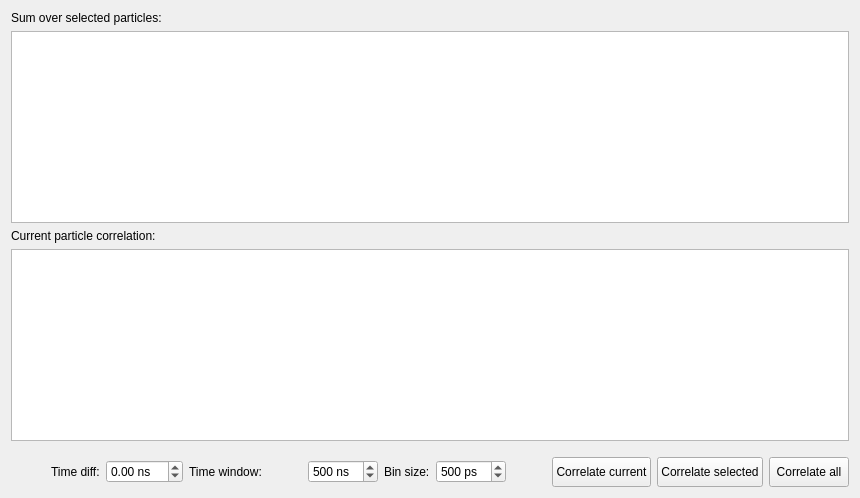
      <widget class="QWidget" name="tabAntibunching">
       <property name="autoFillBackground">
        <bool>true</bool>
       </property>
       <attribute name="icon">
        <iconset resource="../icons.qrc">
         <normaloff>:/icons/icons/antibunching.png</normaloff>:/icons/icons/antibunching.png</iconset>
       </attribute>
       <attribute name="title">
        <string>Antibunching</string>
       </attribute>
       <layout class="QVBoxLayout" name="verticalLayout_25">
        <item>
         <widget class="QLabel" name="label_16">
          <property name="text">
           <string>Sum over selected particles:</string>
          </property>
         </widget>
        </item>
        <item>
         <widget class="PlotWidget" name="pgAntibunching_Sum_PlotWidget"/>
        </item>
        <item>
         <widget class="QLabel" name="label_17">
          <property name="text">
           <string>Current particle correlation:</string>
          </property>
         </widget>
        </item>
        <item>
         <widget class="PlotWidget" name="pgAntibunching_PlotWidget">
          <property name="sizePolicy">
           <sizepolicy hsizetype="Expanding" vsizetype="Expanding">
            <horstretch>0</horstretch>
            <verstretch>0</verstretch>
           </sizepolicy>
          </property>
         </widget>
        </item>
        <item>
         <layout class="QHBoxLayout" name="horizontalLayout_3">
          <property name="topMargin">
           <number>10</number>
          </property>
          <item>
           <spacer name="horizontalSpacer_4">
            <property name="orientation">
             <enum>Qt::Horizontal</enum>
            </property>
            <property name="sizeType">
             <enum>QSizePolicy::Maximum</enum>
            </property>
            <property name="sizeHint" stdset="0">
             <size>
              <width>40</width>
              <height>20</height>
             </size>
            </property>
           </spacer>
          </item>
          <item>
           <widget class="QLabel" name="label_7">
            <property name="text">
             <string>Time diff:</string>
            </property>
           </widget>
          </item>
          <item>
           <widget class="QDoubleSpinBox" name="spbCorrDiff">
            <property name="enabled">
             <bool>true</bool>
            </property>
            <property name="suffix">
             <string> ns</string>
            </property>
            <property name="minimum">
             <double>-99.989999999999995</double>
            </property>
           </widget>
          </item>
          <item>
           <widget class="QLabel" name="label_8">
            <property name="text">
             <string>Time window:</string>
            </property>
           </widget>
          </item>
          <item>
           <spacer name="horizontalSpacer_7">
            <property name="orientation">
             <enum>Qt::Horizontal</enum>
            </property>
            <property name="sizeHint" stdset="0">
             <size>
              <width>40</width>
              <height>20</height>
             </size>
            </property>
           </spacer>
          </item>
          <item>
           <widget class="QSpinBox" name="spbWindow">
            <property name="suffix">
             <string> ns</string>
            </property>
            <property name="maximum">
             <number>2000</number>
            </property>
            <property name="value">
             <number>500</number>
            </property>
           </widget>
          </item>
          <item>
           <widget class="QLabel" name="label_9">
            <property name="text">
             <string>Bin size:</string>
            </property>
           </widget>
          </item>
          <item>
           <widget class="QSpinBox" name="spbBinSizeCorr">
            <property name="suffix">
             <string> ps</string>
            </property>
            <property name="maximum">
             <number>1000</number>
            </property>
            <property name="singleStep">
             <number>1</number>
            </property>
            <property name="value">
             <number>500</number>
            </property>
           </widget>
          </item>
          <item>
           <spacer name="horizontalSpacer_5">
            <property name="orientation">
             <enum>Qt::Horizontal</enum>
            </property>
            <property name="sizeHint" stdset="0">
             <size>
              <width>40</width>
              <height>20</height>
             </size>
            </property>
           </spacer>
          </item>
          <item>
           <widget class="QPushButton" name="btnCorrCurrent">
            <property name="minimumSize">
             <size>
              <width>0</width>
              <height>30</height>
             </size>
            </property>
            <property name="text">
             <string>Correlate current</string>
            </property>
            <property name="icon">
             <iconset resource="../icons.qrc">
              <normaloff>:/icons/icons/correlate-current.png</normaloff>:/icons/icons/correlate-current.png</iconset>
            </property>
            <property name="iconSize">
             <size>
              <width>25</width>
              <height>25</height>
             </size>
            </property>
           </widget>
          </item>
          <item>
           <widget class="QPushButton" name="btnCorrSelected">
            <property name="minimumSize">
             <size>
              <width>0</width>
              <height>30</height>
             </size>
            </property>
            <property name="text">
             <string>Correlate selected</string>
            </property>
            <property name="icon">
             <iconset resource="../icons.qrc">
              <normaloff>:/icons/icons/correlate-selected.png</normaloff>:/icons/icons/correlate-selected.png</iconset>
            </property>
            <property name="iconSize">
             <size>
              <width>25</width>
              <height>25</height>
             </size>
            </property>
           </widget>
          </item>
          <item>
           <widget class="QPushButton" name="btnCorrAll">
            <property name="minimumSize">
             <size>
              <width>0</width>
              <height>30</height>
             </size>
            </property>
            <property name="text">
             <string>Correlate all</string>
            </property>
            <property name="icon">
             <iconset resource="../icons.qrc">
              <normaloff>:/icons/icons/correlate-all.png</normaloff>:/icons/icons/correlate-all.png</iconset>
            </property>
            <property name="iconSize">
             <size>
              <width>25</width>
              <height>25</height>
             </size>
            </property>
           </widget>
          </item>
         </layout>
        </item>
       </layout>
      </widget>
